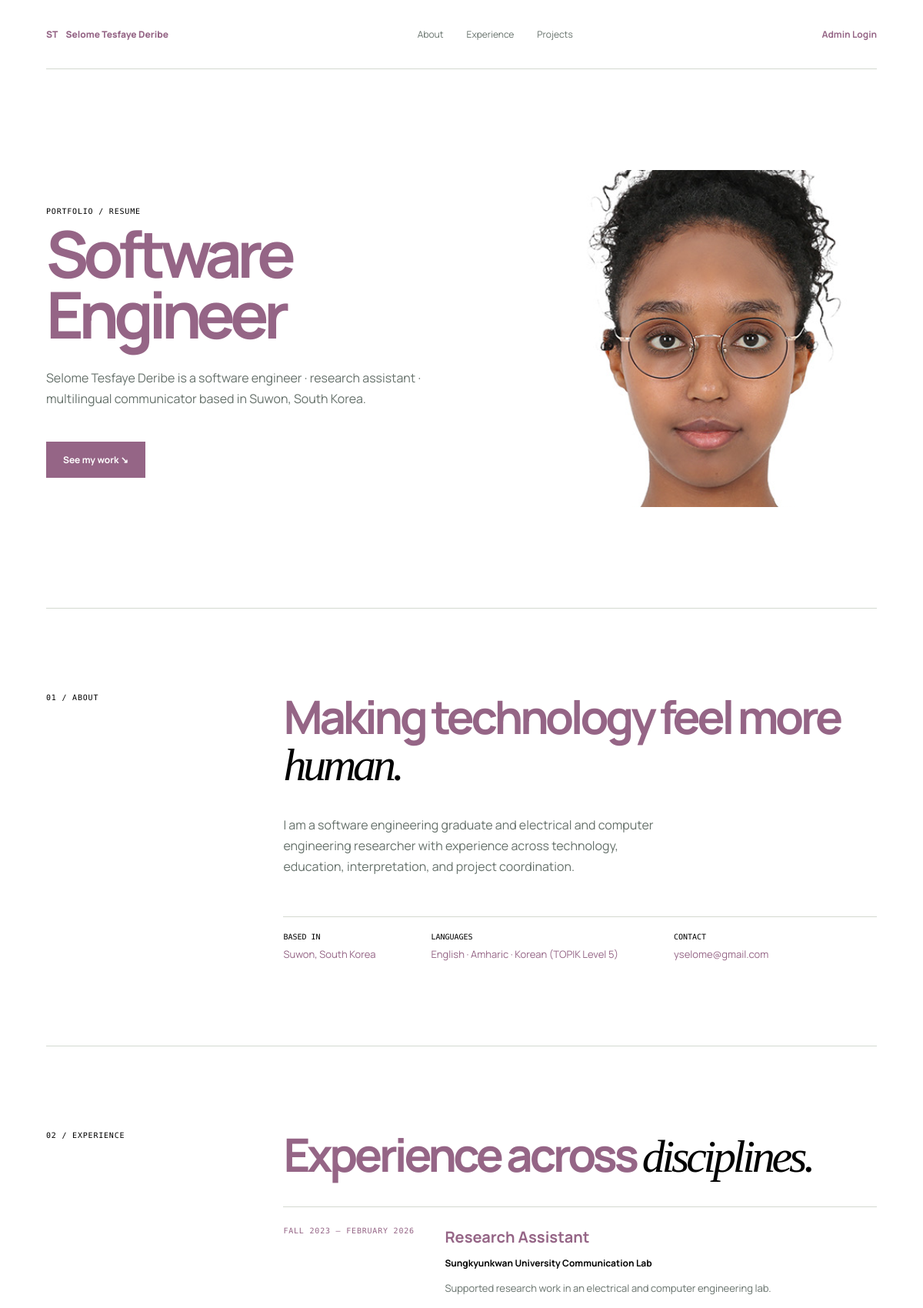
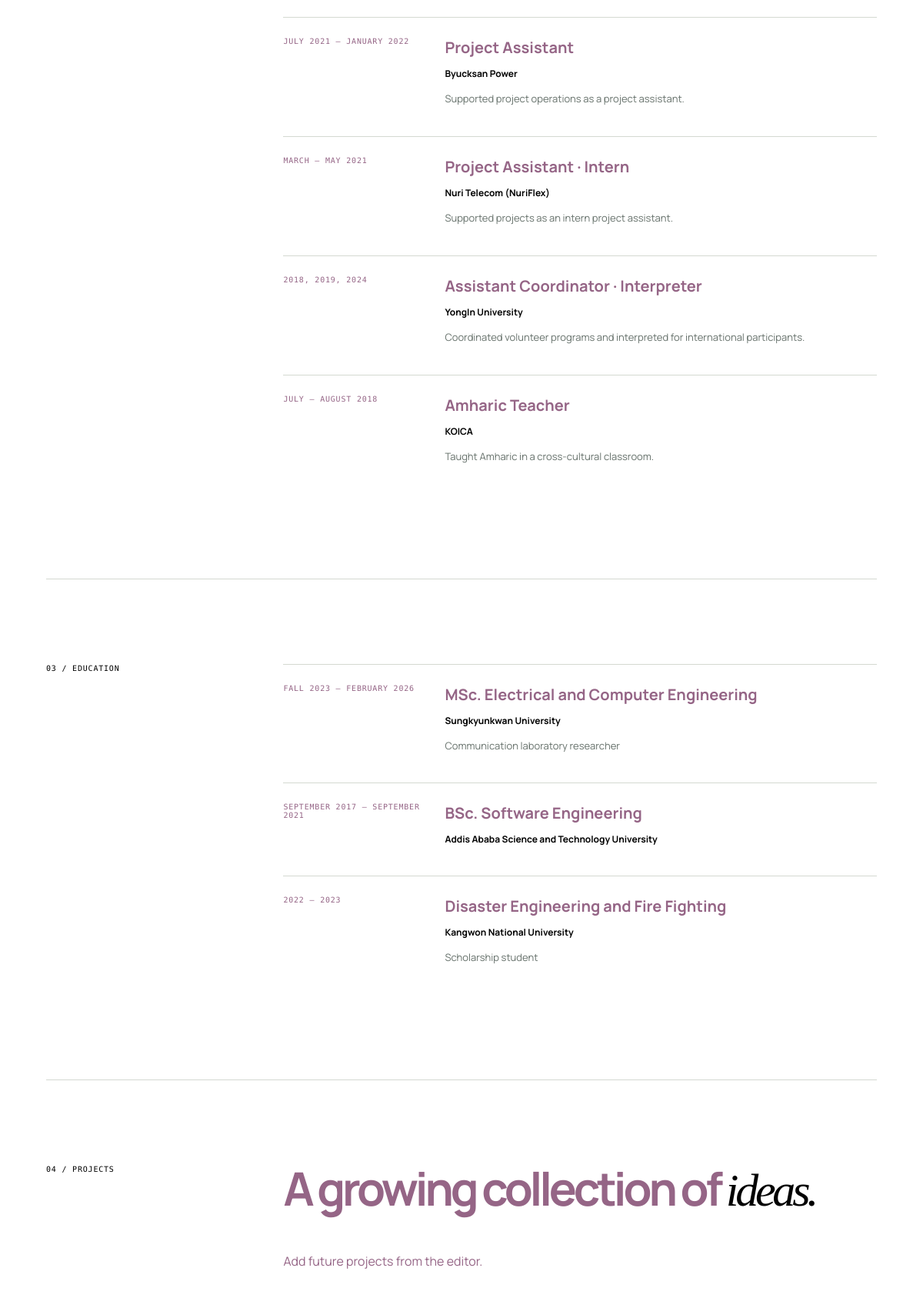
The page / (upper part) on the database its author committed (2 pictures, top to bottom).
### tables this page shows
CREATE TABLE profile (id INTEGER PRIMARY KEY CHECK(id=1), name TEXT, role TEXT, tagline TEXT, location TEXT, email TEXT, phone TEXT, about TEXT, skills TEXT, languages TEXT, profile_image TEXT, ink_color TEXT, paper_color TEXT, accent_color TEXT, highlight_color TEXT, art_color TEXT);

CREATE TABLE entries (id INTEGER PRIMARY KEY AUTOINCREMENT, category TEXT, title TEXT, organization TEXT, period TEXT, description TEXT);

### app.py (the view)
@app.route("/")
def home():
    profile, entries, projects = data()
    theme = {"--ink": profile["ink_color"], "--paper": profile["paper_color"], "--accent": profile["accent_color"], "--highlight": profile["highlight_color"], "--art": profile["art_color"]}
    return render_template("index.html", profile=profile, entries=entries, projects=projects, theme=theme)

### app.py (called while the page is built)
def db():
    connection = sqlite3.connect(DATABASE)
    connection.row_factory = sqlite3.Row
    return connection

def data():
    connection = db()
    profile = connection.execute("SELECT * FROM profile WHERE id=1").fetchone()
    entries = connection.execute("SELECT * FROM entries ORDER BY id").fetchall()
    projects = connection.execute("SELECT * FROM projects ORDER BY id DESC").fetchall()
    connection.close()
    return profile, entries, projects

### templates/index.html (shortened to what this page needs)
<!doctype html>
<html lang="en"><head><meta charset="utf-8">
    <link rel="stylesheet" href="{{ url_for('static',filename='style.css') }}">
</head>
<body style="{% for key,value in theme.items() %}{{ key }}:{{ value }};{% endfor %}"><div class="shell">
    <header><a class="logo" href="/">ST <span>{{ profile.name }}</span></a><nav><a href="#about">About</a><a href="#experience">Experience</a><a href="#projects">Projects</a></nav><a class="manage" href="/login">Admin Login</a>
    </header>
    <main>
        <section class="hero"><div><p class="eyebrow">Portfolio / Resume</p>
            <h1>{{ profile.tagline }}</h1><p class="intro">{{ profile.name }} is a {{ profile.role|lower }} based in {{ profile.location }}.</p><a class="button" href="#projects">See my work ↘</a></div>
            <div class="hero-photo{% if profile.profile_image %} clean-photo{% endif %}"{% if profile.profile_image %} style="background-image:url('{{ url_for('static',filename=profile.profile_image) }}')"{% endif %}><span>Curious by nature<br>Always learning</span>
            </div>
        </section>
        <section id="about" class="section"><label>01 / About</label><div>
            <h2>Making technology feel more <i>human.</i></h2><p class="copy">{{ profile.about }}</p>
            <div class="facts"><span><b>Based in</b>{{ profile.location }}</span><span><b>Languages</b>{{ profile.languages }}</span><span><b>Contact</b><a href="mailto:{{ profile.email }}">{{ profile.email }}</a></span>
            </div>
        </div>
        </section><section id="experience" class="section"><label>02 / Experience</label>
            <div><h2>Experience across <i>disciplines.</i></h2>
                <div class="entries">{% for item in entries if item.category == 'experience' %}<article><small>{{ item.period }}</small>
                    <div><h3>{{ item.title }}</h3><strong>{{ item.organization }}</strong><p>{{ item.description }}</p></div></article>{% endfor %}
                </div>
            </div></section><section class="section"><label>03 / Education</label>
                <div class="entries">{% for item in entries if item.category == 'education' %}<article><small>{{ item.period }}</small>
                    <div><h3>{{ item.title }}</h3><strong>{{ item.organization }}</strong><p>{{ item.description }}</p>
                    </div></article>{% endfor %}</div></section><section id="projects" class="section"><label>04 / Projects</label>
                        <div><h2>A growing collection of <i>ideas.</i></h2>
                            <div class="projects">{% for project in projects %}<article class="project{% if project.image %} clean-photo{% endif %}"{% if project.image %} style="background-image:url('{{ url_for('static',filename=project.image) }}')"{% endif %}><a href="{{ project.url }}" target="_blank">View ↗</a><h3>{{ project.title }}
                            </h3><p>{{ project.description }}</p><small>{{ project.stack }}</small></article>{% else %}<p>Add future projects from the editor.</p>{% endfor %}
                        </div>
                        </div></section></main>
                        </div>
</body>
</html>

### static/style.css (style rules this page uses)
:root { --ink:#172320;--paper:#f5f4ef;--accent:#ef785f;--highlight:#d8f276;--art:#cbc6fa;--muted:#66716b;--line:#d4d9d1;--serif:Georgia,serif }
* { box-sizing:border-box }
html { scroll-behavior:smooth }
body { margin:0;background:var(--paper);color:var(--ink);font-family:Manrope,sans-serif }
a { color:inherit;text-decoration:none }
.shell { max-width:1400px;margin:auto;padding:0 5vw }
header { height:90px;border-bottom:1px solid var(--line);display:flex;align-items:center;justify-content:space-between;font-size:12px }
.logo { font-weight:800;display:flex;gap:10px;align-items:center }
.logo:first-letter { background:var(--ink);color:var(--highlight) }
nav { display:flex;gap:30px;color:var(--muted) }
.manage { font-weight:700 }
.eyebrow,label,small,footer { font:500 10px "DM Mono",monospace;text-transform:uppercase;letter-spacing:.08em }
.eyebrow,label { color:var(--accent) }
.hero { min-height:700px;display:grid;grid-template-columns:1fr .8fr;gap:8vw;align-items:center }
.hero h1,h1 { font-size:clamp(3.5rem,7vw,7rem);line-height:.94;letter-spacing:-.08em;margin:0 0 30px }
.hero h1 i,h1 i,h2 i { font-family:var(--serif);font-weight:400;color:var(--accent) }
.intro,.copy { max-width:500px;color:var(--muted);line-height:1.7 }
.button { display:inline-block;margin-top:25px;padding:15px 22px;background:var(--ink);color:var(--paper);border:0;font:700 12px Manrope;cursor:pointer }
.hero-photo { position:relative;aspect-ratio:1;background:var(--art);overflow:hidden;padding:24px }
.clean-photo { background-size:cover;background-position:center;padding:0 }
.section { display:grid;grid-template-columns:23% 1fr;gap:5vw;padding:110px 0;border-top:1px solid var(--line) }
h2 { font-size:clamp(2.5rem,5vw,5.2rem);line-height:1;letter-spacing:-.07em;margin:0 0 35px }
.facts { display:flex;gap:6vw;border-top:1px solid var(--line);padding-top:20px;margin-top:50px }
.facts span { display:grid;gap:8px;font-size:13px }
.facts b { color:var(--accent);font:10px "DM Mono",monospace;text-transform:uppercase }
.entries { max-width:900px }
.entries article { display:grid;grid-template-columns:180px 1fr;gap:30px;border-top:1px solid var(--line);padding:25px 0 }
.entries h3 { margin:0 0 8px;font-size:20px }
.entries strong { font-size:12px;color:var(--accent) }
.entries p { color:var(--muted);font-size:13px;line-height:1.6 }
.projects { display:grid;grid-template-columns:repeat(2,1fr);gap:3px }

### rows shown on the page
profile: name "Selome Tesfaye Deribe", tagline "Software Engineer", role "software engineer · research assistant · multilingual communicator", location "Suwon, South Korea", profile_image (picture), about "I am a software engineering graduate and electrical and computer engineering researcher with experience across technology, education, interpretation, and project coordination.", languages "English · Amharic · Korean (TOPIK Level 5)", email "yselome@gmail.com"
entries: period "FALL 2023 – FEBRUARY 2026", title "Research Assistant", organization "Sungkyunkwan University Communication Lab", description "Supported research work in an electrical and computer engineering lab."
entries: period "JULY 2021 – JANUARY 2022", title "Project Assistant", organization "Byucksan Power", description "Supported project operations as a project assistant."
entries: period "MARCH – MAY 2021", title "Project Assistant · Intern", organization "Nuri Telecom (NuriFlex)", description "Supported projects as an intern project assistant."
entries: period "2018, 2019, 2024", title "Assistant Coordinator · Interpreter", organization "YongIn University", description "Coordinated volunteer programs and interpreted for international participants."
entries: period "JULY – AUGUST 2018", title "Amharic Teacher", organization "KOICA", description "Taught Amharic in a cross-cultural classroom."
entries: period "FALL 2023 – FEBRUARY 2026", title "MSc. Electrical and Computer Engineering", organization "Sungkyunkwan University", description "Communication laboratory researcher"
entries: period "SEPTEMBER 2017 – SEPTEMBER 2021", title "BSc. Software Engineering", organization "Addis Ababa Science and Technology University"
entries: period "2022 – 2023", title "Disaster Engineering and Fire Fighting", organization "Kangwon National University", description "Scholarship student"
